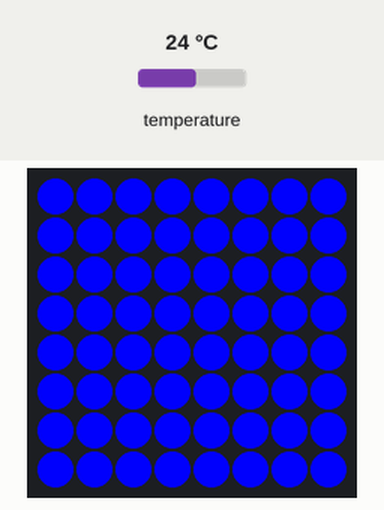
Recording of a program running on a simulated Raspberry Pi (BCM pin numbers) with a Sense HAT. Shown: the Sense HAT's 8×8 RGB LED matrix. The test bench sets the inputs (shaded band); at power-on: temperature 24 °C. At 0.0 s the program stops and its outputs stay as they are.

Above: at 0.1 s.

The program:

s09_if.py
```python
# s09 · 조건(if) — 만약 ~라면
from sense_hat import SenseHat   # SenseHAT 도구 상자 가져오기
sense = SenseHat()               # 내 SenseHAT을 sense라고 부르기
sense.set_rotation(180)          # 화면 180도 돌리기 (케이스에 거꾸로 꽂힘)
sense.clear()                    # 화면 지우기 (켜진 LED 끄기)

t = sense.get_temperature()
if t > 30:                  # 30℃보다 높으면 (줄 끝에 : 꼭)
    sense.clear(255, 0, 0)  # 빨강
else:                       # 그렇지 않으면
    sense.clear(0, 0, 255)  # 파랑
```
